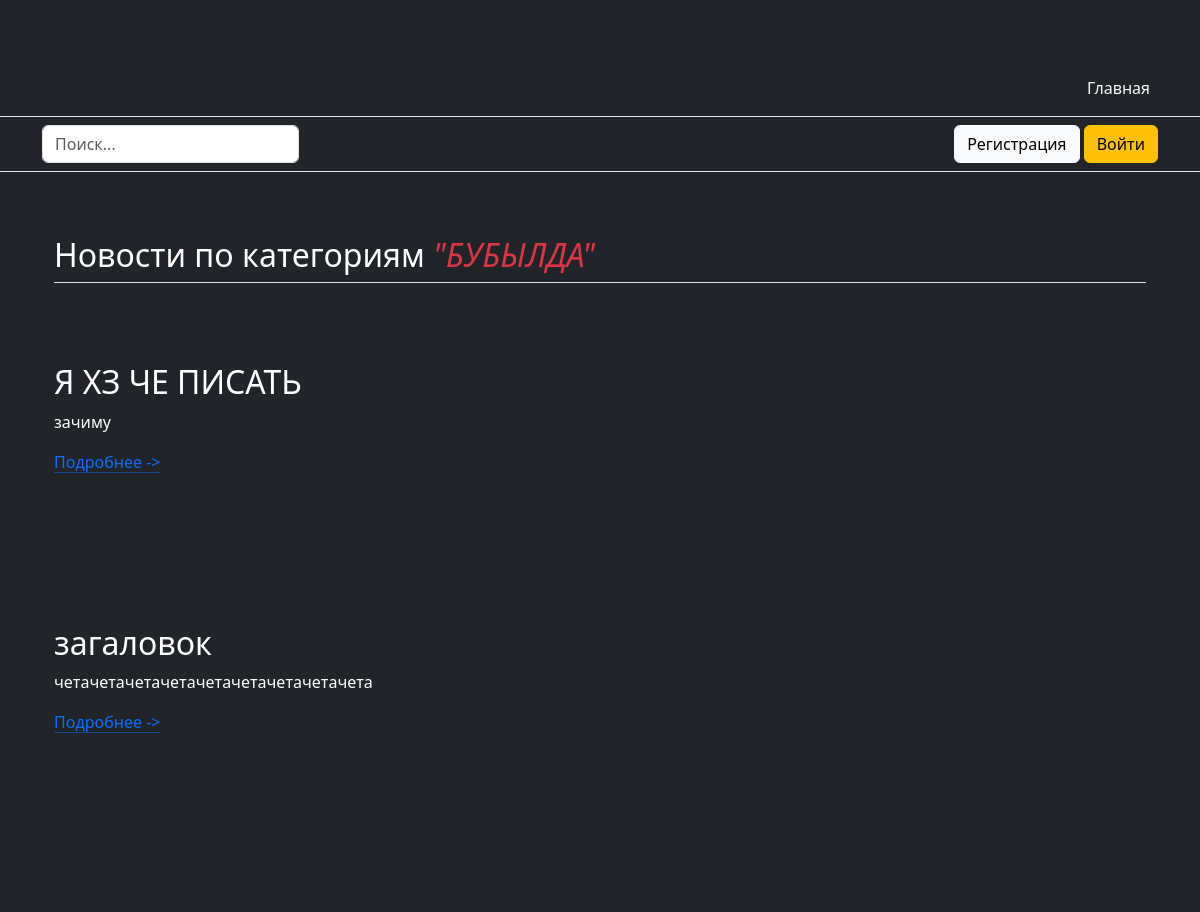
Page /category/2 on the committed database.
### app/models.py (models this page shows)
class Category(models.Model):
    category_name = models.TextField(verbose_name="Название категории")
    add_data = models.DateTimeField(auto_now_add=True)
    class Meta:
        verbose_name = 'Категория'
        verbose_name_plural = 'Категории'
    def __str__(self):
        return self.category_name

class News(models.Model):
    title_name = models.CharField(max_length=100, verbose_name='Заголовок')
    news_text = models.TextField('Опишите новость')
    news_category = models.ForeignKey(Category, on_delete=models.CASCADE)
    news_video = models.FileField(upload_to='', verbose_name='Видео', default='')
    add_data = models.DateTimeField(auto_now_add=True)
    class Meta:
        verbose_name = 'Новость'
        verbose_name_plural = 'Новости'
    def __str__(self):
        return  self.title_name

### app/views.py (the view)
# urls.py: path('category/<int:pk>', views.category_page),
def category_page(request, pk):
    category = Category.objects.get(pk=pk)
    news = News.objects.filter(news_category=category)
    context = {
        'category': category,
        'new': news
    }
    return render(request, 'category.html', context)

### app/templates/category.html (shortened to what this page needs)
<!DOCTYPE html>
<html lang="ru">
<head>
    <link href="https://cdn.jsdelivr.net/npm/bootstrap@5.3.8/dist/css/bootstrap.min.css" rel="stylesheet"
>
</head>
<body class="bg bg-dark text-white">
<header>
    <div class="px-3 py-2 text-bg-white border-bottom">
        <div class="container">
            <div class="d-flex flex-wrap align-items-center justify-content-center justify-content-lg-start"><a href="/"
                                                                                                                class="d-flex align-items-center my-2 my-lg-0 me-lg-auto text-white text-decoration-none">
                <svg class="bi me-2" width="40" height="32" role="img" aria-label="Bootstrap">
                    <use xlink:href="#bootstrap"></use>
                </svg>
            </a>
                <ul class="nav col-12 col-lg-auto my-2 justify-content-center my-md-0 text-small">
                    <li><a href="#" class="nav-link text-secondary">
                        <svg class="bi d-block mx-auto mb-1" width="24" height="24" aria-hidden="true">
                            <use xlink:href="/"></use>
                        </svg>
                        <ul class="nav col-12 col-lg-auto me-lg-auto mb-2 justify-content-center mb-md-0">
                            <li><a href="/" class="nav-link px-2 text-light">Главная</a></li>
                        </ul>
                    </a></li>
                </ul>
            </div>
        </div>
    </div>
    <div class="px-3 py-2 border-bottom mb-3">
        <div class="container d-flex flex-wrap justify-content-center">
            <form action="/search" class="col-12 col-lg-auto mb-2 mb-lg-0 me-lg-auto" role="search" method="post">
                <input type="search"
                       name="search-news"
                       class="form-control"
                       placeholder="Поиск..."
                       aria-label="Search">
            </form>
            {% if user.is_authenticated %}
            <div class="text-end">
                <a href="/logout" class="btn btn-warning">  Выйти </a>
            </div>
            {% else %}
            <div>
                <a href="/register"  class="btn btn-light"> Регистрация </a>
                <a href="/accounts/login" class="btn btn-warning"> Войти </a>
            </div>
            {% endif %}
        </div>
    </div>
</header>
<div class="container px-4 py-5" id="featured-3">
    <h2 class="pb-2 border-bottom">Новости по категориям <i class="text-danger">"{{ category }}"</i></h2>
    <div class="row g-4 py-5 row-cols-1 row-cols-lg-3">
        <div class="feature col">
            {% for n in new %}
            <h3 class="fs-2 text-body-white">{{ n }}</h3>
            <p>{{ n.news_text }}</p>
            <a href="/new/{{ n.id }}" class="icon-link">Подробнее -></a>
            <svg class="bi" aria-hidden="true">
                <use xlink:href="#chevron-right"></use>
            </svg>
            {% endfor %}
        </div>
</body>
</html>

### rows in the picture
Category: category_name "БУБЫЛДА"
News: title_name "Я ХЗ ЧЕ ПИСАТЬ", news_text "зачиму"
News: title_name "загаловок", news_text "четачетачетачетачетачетачетачетачета"
